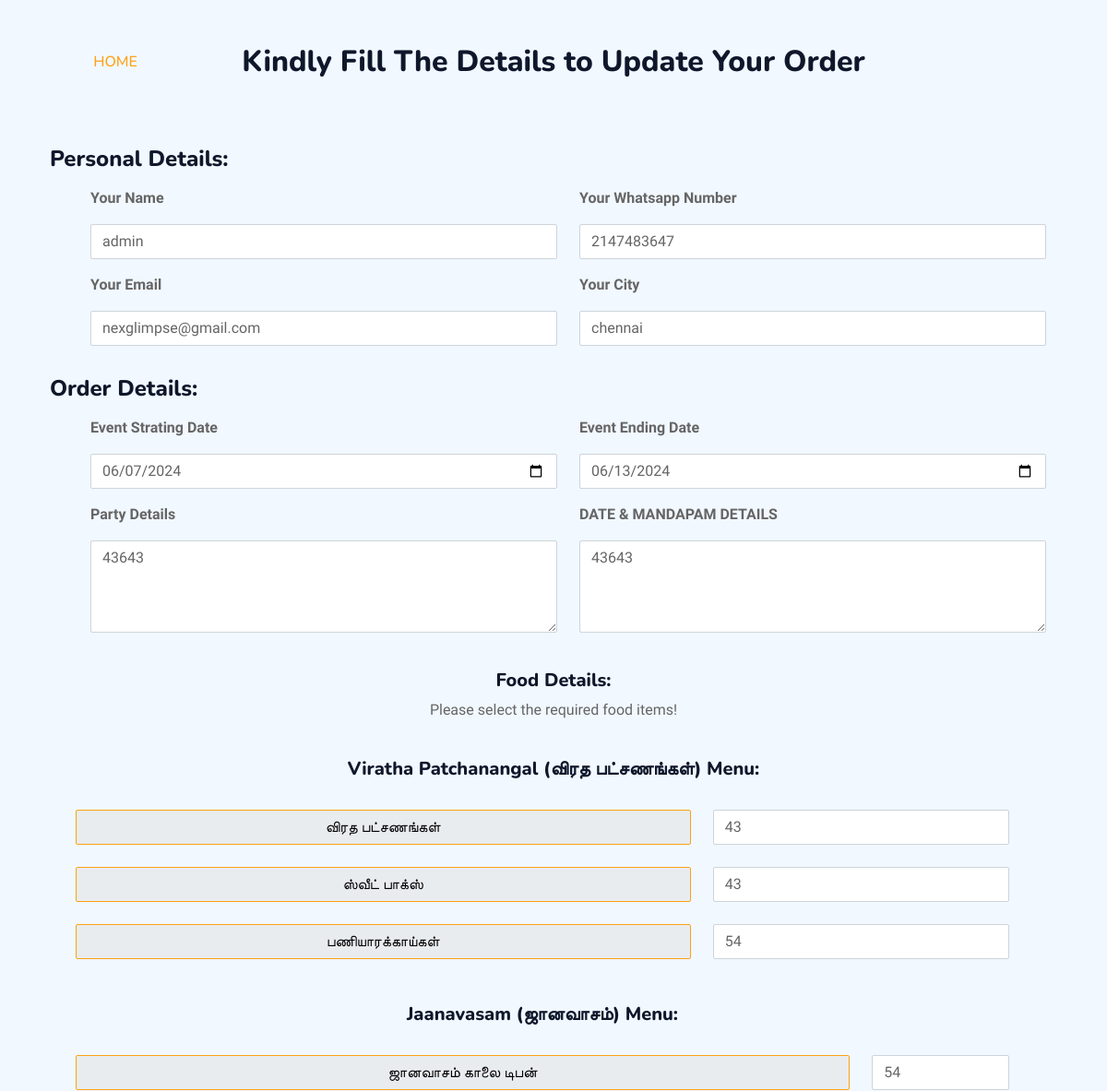
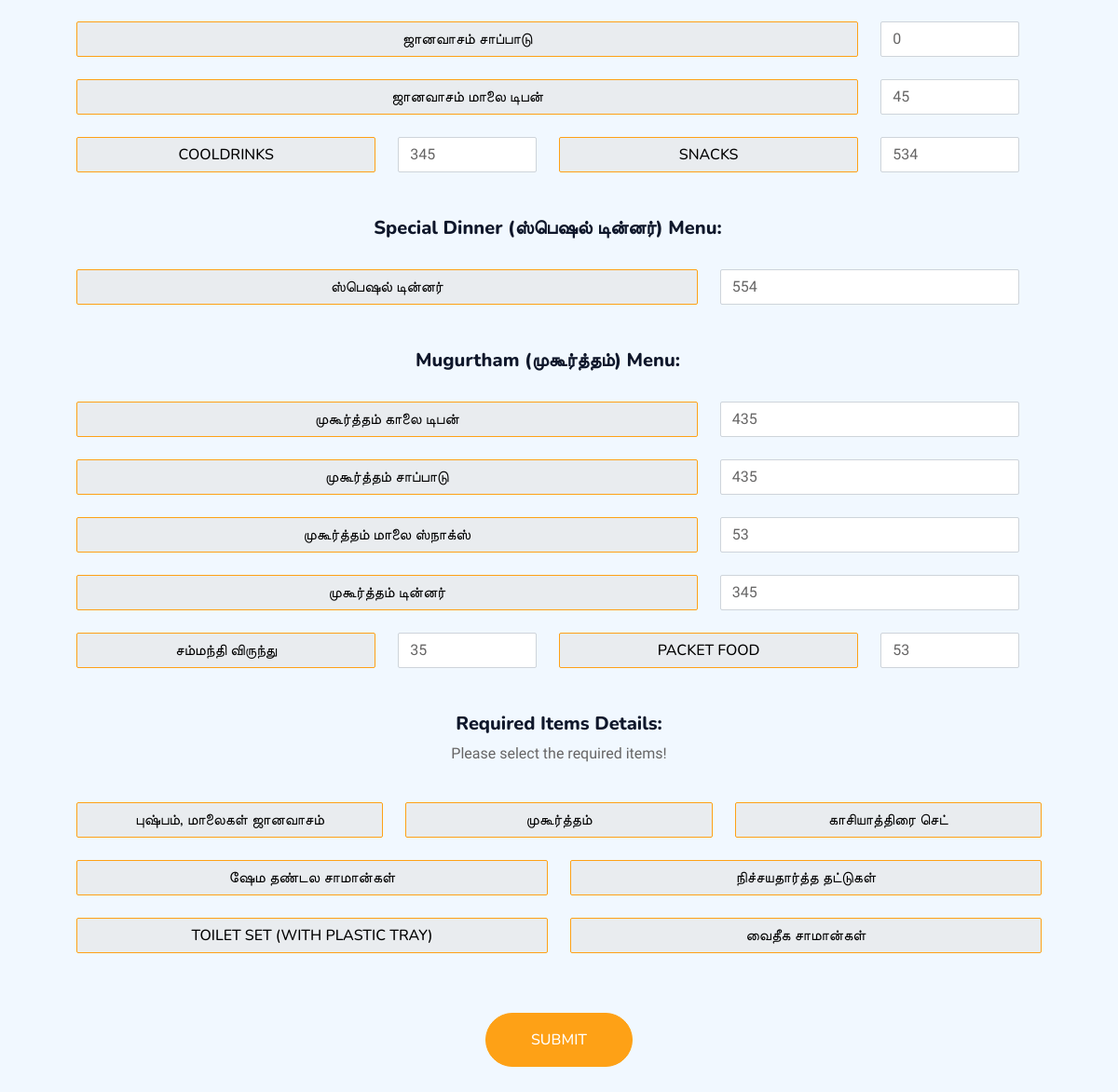
The app's page /admin/update-process.php?id=53 with its own data (2 pictures, top to bottom).
### tables this page shows
CREATE TABLE `order_details` (
  `id` int(40) NOT NULL,
  `uname` text DEFAULT NULL,
  `unumber` int(20) DEFAULT NULL,
  `uemail` varchar(60) DEFAULT NULL,
  `ucity` varchar(30) DEFAULT NULL,
  `usdate` date DEFAULT NULL,
  `uedate` date DEFAULT NULL,
  `upartydetails` mediumtext DEFAULT NULL,
  `uhalldetails` mediumtext DEFAULT NULL,
  `malaifirday` longtext DEFAULT NULL,
  `wedmalaiset` longtext DEFAULT NULL,
  `kasiyathiraiset` longtext DEFAULT NULL,
  `samangalset` longtext DEFAULT NULL,
  `wedplateset` longtext DEFAULT NULL,
  `toiletset` longtext DEFAULT NULL,
  `vedicset` longtext DEFAULT NULL,
  `carrybag` longtext DEFAULT NULL,
  `carrybagcou` int(20) DEFAULT NULL,
  `carrybagweat` longtext DEFAULT NULL,
  `carrybagsweatcou` int(20) DEFAULT NULL,
  `carrybagcookie` longtext DEFAULT NULL,
  `carrybagcookiecou` int(20) DEFAULT NULL,
  `firdaymor` longtext DEFAULT NULL,
  `firdaymorcou` int(20) DEFAULT NULL,
  `firdayaftcou` int(20) DEFAULT NULL,
  `firdayeve` longtext DEFAULT NULL,
  `firdayevecou` int(20) DEFAULT NULL,
  `firdaydrink` longtext DEFAULT NULL,
  `firdaycooldrinkcou` int(20) DEFAULT NULL,
  `firdaysnack` longtext DEFAULT NULL,
  `firdaysnackcou` int(20) DEFAULT NULL,
  `firdaydinner` longtext DEFAULT NULL,
  `firdaydinnercou` int(20) DEFAULT NULL,
  `secdaymor` longtext DEFAULT NULL,
  `secdaymorcou` int(20) DEFAULT NULL,
  `secdayaftercou` int(20) DEFAULT NULL,
  `secdayeve` longtext DEFAULT NULL,
  `secdayevecou` int(20) DEFAULT NULL,
  `secdaydinner` longtext DEFAULT NULL,
  `secdaydinnercou` int(20) DEFAULT NULL,
  `guestfood` longtext DEFAULT NULL,
  `guestfoodcou` int(20) DEFAULT NULL,
  `packetfood` longtext DEFAULT NULL,
  `packetfoodcou` int(20) DEFAULT NULL,
  `firdayaft` longtext NOT NULL,
  `secdayaft` longtext NOT NULL
);

### admin/update-process.php (the view, shortened to what the rows shown need)
<!DOCTYPE html>
<html lang="en">
<head>
    <link href="https://cdnjs.cloudflare.com/ajax/libs/font-awesome/5.10.0/css/all.min.css" rel="stylesheet">
    <link href="https://cdn.jsdelivr.net/npm/bootstrap-icons@1.4.1/font/bootstrap-icons.css" rel="stylesheet">
    <link href="https://cdnjs.cloudflare.com/ajax/libs/font-awesome/5.10.0/css/all.min.css" rel="stylesheet">
    <link href="https://cdn.jsdelivr.net/npm/bootstrap-icons@1.4.1/font/bootstrap-icons.css" rel="stylesheet">
    <link href="https://cdnjs.cloudflare.com/ajax/libs/animate.css/4.1.1/animate.min.css" rel="stylesheet">
    <link href="https://cdnjs.cloudflare.com/ajax/libs/OwlCarousel2/2.3.4/assets/owl.carousel.min.css" rel="stylesheet">
    <link href="https://cdnjs.cloudflare.com/ajax/libs/tempusdominus-bootstrap-4/5.39.0/css/tempusdominus-bootstrap-4.min.css" rel="stylesheet" />
    <link href="../css/bootstrap.min.css" rel="stylesheet">
    <link href="../css/style.css" rel="stylesheet">
    <link rel="stylesheet" href="../css/style2.css">
    <?php
include 'db_connection.php';
if (isset($_GET['id'])) {
    $order_id = $_GET['id'];
    $result = mysqli_query($conn, "SELECT * FROM order_details WHERE id = $order_id");
    $row = mysqli_fetch_assoc($result);
}
?>
</head>
<body>
<div class="container text-center">
    <div class="row pt-5">
        <div class="col-8">
        <h2 >Kindly Fill The Details to Update Your Order</h2>
        </div>
    </div>
</div>
<div class="container">
    <form method="post" class="mt-5 container" >
        <div class="row m-3">
            <div class="col-md-6">
                <label for="name" class="mx-3"><b>Your Name</b></label>
                <input type="text" placeholder="Enter Your Name" class="form-control m-3" name="uname" id="name" value="<?= isset($row['uname']) ? $row['uname'] : '' ?>">
            </div>
            <div class="col-md-6">
                <label for="number" class="mx-3"><b>Your Whatsapp Number</b></label>
                <input type="tel" placeholder="Enter Your Whatsapp No" class="form-control m-3" id="number" name="unumber" value="<?= isset($row['unumber']) ? $row['unumber'] : '' ?>">
            </div>
            <div class="col-md-6">
                <label for="mail" class="mx-3"><b>Your Email</b></label>
            <input type="email" placeholder="Enter Your E-mail" class="form-control m-3" id="mail" name="uemail" value="<?= isset($row['uemail']) ? $row['uemail'] : '' ?>">
            </div>
            <div class="col-md-6">
                <label for="city" class="mx-3"><b>Your City</b></label>
                <input type="text" placeholder="Enter Your City" class="form-control m-3"id="city" name="ucity" value="<?= isset($row['ucity']) ? $row['ucity'] : '' ?>">
            </div>
        </div>
        <div class="row m-3">
            <div class="col-md-6">
                <label for="date" class="mx-3"><b>Event Strating Date</b></label>
                <input type="date" class="form-control m-3" id="date" name="usdate" value="<?= isset($row['usdate']) ? $row['usdate'] : '' ?>">
            </div>
            <div class="col-md-6">
                <label for="date" class="mx-3"><b>Event Ending Date</b></label>
                <input type="date" class="form-control m-3" id="date" name="uedate" value="<?= isset($row['uedate']) ? $row['uedate'] : '' ?>">
            </div>
            <div class="col-md-6">
                <label for="city" class="mx-3"><b>Party Details</b></label>
                <textarea type="textarea" placeholder="Enter Your City" class="form-control m-3" id="city" name="upartydetails" style="height: 100px;" ><?= isset($row['upartydetails']) ? $row['upartydetails'] : '' ?></textarea>
            </div>
            <div class="col-md-6">
                <label for="city" class="mx-3"><b>DATE & MANDAPAM DETAILS</b></label>
                <textarea type="textarea" placeholder="Enter Your City" class="form-control m-3" id="city" name="uhalldetails" style="height: 100px;" ><?= isset($row['uhalldetails']) ? $row['uhalldetails'] : '' ?></textarea>
            </div>
        </div>
        <div class="row m-3">
            <div class="row align-items-center justify-content-center">
                <div class="col-lg-4  pt-4 ">
                    <input type="number" placeholder="எண்ணிக்கை" class="form-control" id="number" name="carrybagcou" value="<?= isset($row['carrybagcou']) ? $row['carrybagcou'] : '' ?>">
                </div>
            </div>
            <div class="row align-items-center justify-content-center">
                <div class="col-lg-4  pt-4 ">
                    <input type="number" placeholder="எண்ணிக்கை" class="form-control" id="number" name="carrybagsweatcou" value="<?= isset($row['carrybagsweatcou']) ? $row['carrybagsweatcou'] : '' ?>">
                </div>
                <div class="col-lg-4  pt-4 ">
                    <input type="number" placeholder="எண்ணிக்கை" class="form-control" id="number" name="carrybagcookiecou" value="<?= isset($row['carrybagcookiecou']) ? $row['carrybagcookiecou'] : '' ?>">
                </div>
            </div>
            <div class="row align-items-center justify-content-center">
                <div class="col-lg-2  pt-4 ">
                    <input type="number" placeholder="எண்ணிக்கை" class="form-control" id="number" name="firdaymorcou" value="<?= isset($row['firdaymorcou']) ? $row['firdaymorcou'] : '' ?>">
                </div>
            </div>
            <div class="row align-items-center justify-content-center">
                <div class="col-lg-2  pt-4 ">
                    <input type="number" placeholder="எண்ணிக்கை" class="form-control" id="number" name="firdayaftcou" value="<?= isset($row['firdayaftcou']) ? $row['firdayaftcou'] : '' ?>">
                </div>
            </div>
            <div class="row align-items-center justify-content-center">
                <div class="col-lg-2  pt-4 ">
                    <input type="number" placeholder="எண்ணிக்கை" class="form-control" id="number" name="firdayevecou" value="<?= isset($row['firdayevecou']) ? $row['firdayevecou'] : '' ?>">
                </div>
            </div>
            <div class="row align-items-center justify-content-center">
                <div class="col-lg-2  pt-4 ">
                    <input type="number" placeholder="எண்ணிக்கை" class="form-control" id="number" name="firdaycooldrinkcou" value="<?= isset($row['firdaycooldrinkcou']) ? $row['firdaycooldrinkcou'] : '' ?>">
                </div>
                <div class="col-lg-2  pt-4 ">
                    <input type="number" placeholder="எண்ணிக்கை" class="form-control" id="number" name="firdaysnackcou" value="<?= isset($row['firdaysnackcou']) ? $row['firdaysnackcou'] : '' ?>">
                </div>
            </div>
            <div class="row align-items-center justify-content-center">
                <div class="col-lg-4  pt-4 ">
                    <input type="number" placeholder="எண்ணிக்கை" class="form-control" id="number" name="firdaydinnercou" value="<?= isset($row['firdaydinnercou']) ? $row['firdaydinnercou'] : '' ?>">
                </div>
            </div>
            <div class="row align-items-center justify-content-center">
                <div class="col-lg-4  pt-4 ">
                    <input type="number" placeholder="எண்ணிக்கை" class="form-control" id="number" name="secdaymorcou" value="<?= isset($row['secdaymorcou']) ? $row['secdaymorcou'] : '' ?>">
                </div>
            </div>
            <div class="row align-items-center justify-content-center">
                <div class="col-lg-4  pt-4 ">
                    <input type="number" placeholder="எண்ணிக்கை" class="form-control" id="number" name="secdayaftercou" value="<?= isset($row['secdayaftercou']) ? $row['secdayaftercou'] : '' ?>">
                </div>
            </div>
            <div class="row align-items-center justify-content-center">
                <div class="col-md-4  pt-4 ">
                    <input type="number" placeholder="எண்ணிக்கை" class="form-control" id="number" name="secdayevecou" value="<?= isset($row['secdayevecou']) ? $row['secdayevecou'] : '' ?>">
                </div>
                <div class="col-md-4  pt-4 ">
                    <input type="number" placeholder="எண்ணிக்கை" class="form-control" id="number" name="secdaydinnercou" value="<?= isset($row['secdaydinnercou']) ? $row['secdaydinnercou'] : '' ?>">
                </div>
            </div>
            <div class="row align-items-center justify-content-center">
                <div class="col-lg-2  pt-4 ">
                    <input type="number" placeholder="எண்ணிக்கை" class="form-control" id="number" name="guestfoodcou" value="<?= isset($row['guestfoodcou']) ? $row['guestfoodcou'] : '' ?>">
                </div>
                <div class="col-lg-2  pt-4 ">
                    <input type="number" placeholder="எண்ணிக்கை" class="form-control" id="number" name="packetfoodcou" value="<?= isset($row['packetfoodcou']) ? $row['packetfoodcou'] : '' ?>">
                </div>
            </div>
        </div>
    </form>
</div>
<link rel="stylesheet" href="https://cdnjs.cloudflare.com/ajax/libs/OwlCarousel2/2.3.4/assets/owl.carousel.min.css">
<link rel="stylesheet" href="https://cdnjs.cloudflare.com/ajax/libs/OwlCarousel2/2.3.4/assets/owl.theme.default.min.css">
</body>
</html>

### records on screen
order_details: uname "admin", unumber "2147483647", uemail "nexglimpse@gmail.com", ucity "chennai", usdate "06/07/2024", uedate "06/13/2024", upartydetails "43643", uhalldetails "43643", carrybagcou "43", carrybagsweatcou "43", carrybagcookiecou "54", firdaymorcou "54", firdayaftcou "0", firdayevecou "45", firdaycooldrinkcou "345", firdaysnackcou "534", firdaydinnercou "554", secdaymorcou "435", secdayaftercou "435", secdayevecou "53", secdaydinnercou "345", guestfoodcou "35", packetfoodcou "53"
